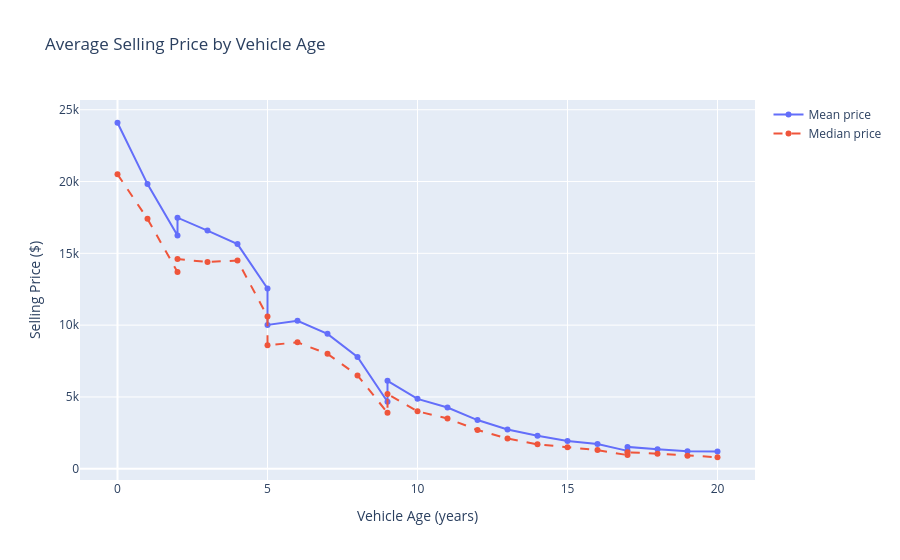

Source (notebook cell):
### Markdown cell above
# Some plots with businees qustions to answer

### Code cell
age_price = (
    df_prep[df_prep['vehicle_age'] <= 20]
    .groupby('vehicle_age')['sellingprice']
    .agg(['mean', 'median', 'count'])
    .reset_index()
)
 
fig5 = go.Figure()
fig5.add_trace(go.Scatter(
    x=age_price['vehicle_age'], y=age_price['mean'],
    mode='lines+markers', name='Mean price',
    line=dict(color='#636EFA', width=2)
))
fig5.add_trace(go.Scatter(
    x=age_price['vehicle_age'], y=age_price['median'],
    mode='lines+markers', name='Median price',
    line=dict(color='#EF553B', width=2, dash='dash')
))
fig5.update_layout(
    title='Average Selling Price by Vehicle Age',
    xaxis_title='Vehicle Age (years)',
    yaxis_title='Selling Price ($)',
    hovermode='x unified'
)
fig5.show()

### Figure 1 — Plotly figure (JSON) as saved in the notebook; plotly's stock layout.template omitted (floating-point values rounded to 4 significant figures)
{"data": [{"line": {"color": "#636EFA", "width": 2}, "mode": "lines+markers", "name": "Mean price", "type": "scatter", "x": [0.0, 1.0, 2.0, 2.0, 3.0, 4.0, 5.0, 5.0, 6.0, 7.0, 8.0, 9.0, 9.0, 10.0, 11.0, 12.0, 13.0, 14.0, 15.0, 16.0, 17.0, 17.0, 18.0, 19.0, 20.0], "y": [24090.0, 19820.0, 16240.0, 17480.0, 16580.0, 15640.0, 12550.0, 10020.0, 10300.0, 9392.0, 7781.0, 4661.0, 6124.0, 4867.0, 4266.0, 3390.0, 2736.0, 2294.0, 1925.0, 1721.0, 1245.0, 1517.0, 1365.0, 1212.0, 1208.0]}, {"line": {"color": "#EF553B", "dash": "dash", "width": 2}, "mode": "lines+markers", "name": "Median price", "type": "scatter", "x": [0.0, 1.0, 2.0, 2.0, 3.0, 4.0, 5.0, 5.0, 6.0, 7.0, 8.0, 9.0, 9.0, 10.0, 11.0, 12.0, 13.0, 14.0, 15.0, 16.0, 17.0, 17.0, 18.0, 19.0, 20.0], "y": [20500.0, 17400.0, 13700.0, 14600.0, 14400.0, 14500.0, 10600.0, 8600.0, 8800.0, 8000.0, 6500.0, 3900.0, 5200.0, 4000.0, 3500.0, 2700.0, 2100.0, 1700.0, 1500.0, 1300.0, 950.0, 1150.0, 1050.0, 900.0, 800.0]}], "layout": {"hovermode": "x unified", "title": {"text": "Average Selling Price by Vehicle Age"}, "xaxis": {"title": {"text": "Vehicle Age (years)"}}, "yaxis": {"title": {"text": "Selling Price ($)"}}}}
